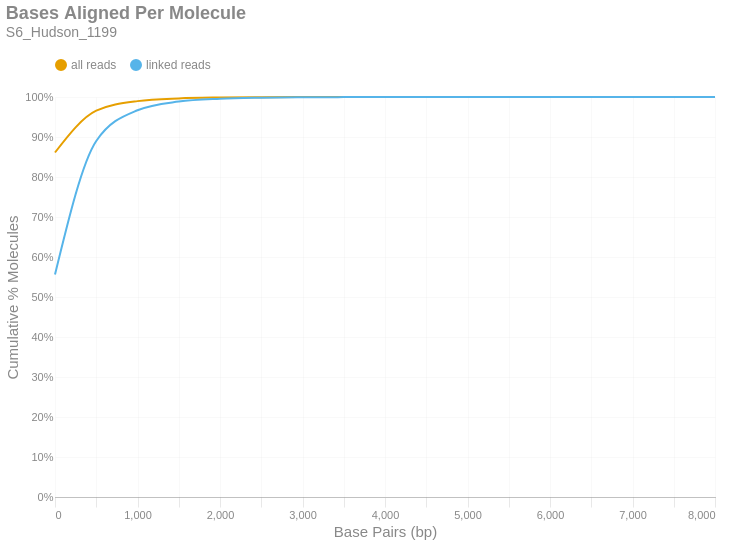

The notebook cell this image was saved under:
### Markdown cell above
### Bases Aligned Per Molecule
This is a cumulative frequency distribution showing the number of base pairs aligned per unique molecule. These data are shown in 500 bp bins. There are two distributions: one with `all reads` (yellow) and another with only `linked reads` (blue). The percent of molecules in the `linked reads` distribution is relative to the total number of linked molecules.

### Code cell
if SKIPLR:
    print_html(f"Skipped")
else:
    binned_df = consolidated_hist(valids['aligned_bp'], mask, 500, True)
    with SafeRender(binned_df):
        (
            density_plot(binned_df, 'Bases Aligned Per Molecule', samplename, 'basesper')
            .encode(
                x=alt.X('bin:Q', title="Base Pairs (bp)").axis(tickMinStep=500).scale(padding=0),
                y=alt.Y('value:Q', title='Cumulative % Molecules')
                    .axis(format='%')
                    .scale(domain = [0,1])
                    .stack(False),
                color=alt.Color("key:N").scale(domain = ["all reads", "linked reads"]),
                tooltip = [
                    alt.Tooltip("key:N", title = "Data Type"),
                    alt.Tooltip("range_label:N", title="Bases Aligned Per Molecule"),
                    alt.Tooltip("value:Q", format = ".2%", title="% Molecules (Cum.)")
                ]
            )
        ).display()

### Figure 1 — Vega-Lite specification as saved in the notebook (floating-point values rounded to 4 significant figures)
{"width": "container", "height": 400, "config": {"title": {"anchor": "start", "dy": -15, "fontSize": 18, "color": "#888888", "subtitleColor": "#888888", "subtitleFontSize": 14}, "arc": {"fill": "#0072B2"}, "axis": {"domainColor": "#888888", "domainWidth": 0.5, "gridWidth": 0.2, "grid": false, "titleFontWeight": 400, "titleFontSize": 15, "labelFontSize": 11, "labelColor": "#888888", "tickColor": "#888888", "tickWidth": 0.2, "titleColor": "#888888"}, "axisBand": {"grid": false}, "axisX": {"grid": true, "tickSize": 10, "domainCap": "round"}, "axisY": {"domain": false, "grid": true, "tickSize": 0, "domainCap": "round"}, "background": "transparent", "header": {"labelFontSize": 15, "labelColor": "#888888", "titleFontSize": 15, "titleFontWeight": 600, "titleColor": "#888888"}, "legend": {"labelFont": "sans-serif", "labelFontSize": 12, "labelColor": "#888888", "symbolSize": 100, "symbolType": "circle", "titleFontSize": 12, "titlePadding": 10, "titleColor": "#888888", "title": null, "orient": "top"}, "range": {"category": ["#E69F00", "#56B4E9", "#009E73", "#F0E442", "#0072B2", "#D55E00", "#CC79A7", "#000000"], "diverging": ["#cfe8f3", "#a2d4ec", "#73bfe2", "#46abdb", "#1696d2", "#12719e"]}, "area": {"fill": "#0072B2", "fillOpacity": 0.7, "line": true, "strokeOpacity": 0.7}, "line": {"color": "#0072B2", "stroke": "#0072B2", "strokeWidth": 2}, "trail": {"color": "#0072B2", "stroke": "#0072B2", "strokeWidth": 0, "size": 1}, "point": {"filled": true, "fillOpacity": 1.0, "size": 95}, "text": {"color": "#888888", "fontSize": 11, "align": "right", "fontWeight": 400, "size": 11}, "bar": {"fill": "#0072B2", "stroke": null}, "view": {"stroke": null, "continuousWidth": 660, "continuousHeight": 400}}, "data": {"name": "data-7cf809f66d57b5389ab7e47b69da515f"}, "mark": {"type": "line", "interpolate": "monotone", "point": {"opacity": 0, "size": 275}}, "encoding": {"color": {"field": "key", "scale": {"domain": ["all reads", "linked reads"]}, "type": "nominal"}, "tooltip": [{"field": "key", "title": "Data Type", "type": "nominal"}, {"field": "range_label", "title": "Bases Aligned Per Molecule", "type": "nominal"}, {"field": "value", "format": ".2%", "title": "% Molecules (Cum.)", "type": "quantitative"}], "x": {"axis": {"tickMinStep": 500}, "field": "bin", "scale": {"padding": 0}, "title": "Base Pairs (bp)", "type": "quantitative"}, "y": {"axis": {"format": "%"}, "field": "value", "scale": {"domain": [0, 1]}, "stack": false, "title": "Cumulative % Molecules", "type": "quantitative"}}, "params": [{"name": "param_c36ac31b6afebe62", "select": {"type": "point", "fields": ["key"]}, "bind": "legend"}], "title": {"text": "Bases Aligned Per Molecule", "subtitle": "S6_Hudson_1199"}, "transform": [{"fold": ["all reads (cumsum)", "linked reads (cumsum)"]}, {"calculate": "replace(datum.key, ' (cumsum)', '')", "as": "key"}, {"filter": {"param": "param_c36ac31b6afebe62"}}], "usermeta": {"embedOptions": {"downloadFileName": "S6_Hudson_1199.basesper"}}, "$schema": "https://vega.github.io/schema/vega-lite/v6.1.0.json", "datasets": {"data-7cf809f66d57b5389ab7e47b69da515f": [{"bin": "0.0", "interval": "0.0-500.0", "all reads": 0.8612, "linked reads": 0.556, "all reads (cumsum)": 0.8612, "linked reads (cumsum)": 0.556, "range_label": "0-499"}, {"bin": "500.0", "interval": "500.0-1000.0", "all reads": 0.1045, "linked reads": 0.3339, "all reads (cumsum)": 0.9657, "linked reads (cumsum)": 0.8899, "range_label": "500-999"}, {"bin": "1000.0", "interval": "1000.0-1500.0", "all reads": 0.02399, "linked reads": 0.07699, "all reads (cumsum)": 0.9897, "linked reads (cumsum)": 0.9669, "range_label": "1000-1499"}, {"bin": "1500.0", "interval": "1500.0-2000.0", "all reads": 0.006776, "linked reads": 0.02177, "all reads (cumsum)": 0.9965, "linked reads (cumsum)": 0.9887, "range_label": "1500-1999"}, {"bin": "2000.0", "interval": "2000.0-2500.0", "all reads": 0.002224, "linked reads": 0.007145, "all reads (cumsum)": 0.9987, "linked reads (cumsum)": 0.9958, "range_label": "2000-2499"}, {"bin": "2500.0", "interval": "2500.0-3000.0", "all reads": 0.0007836, "linked reads": 0.002518, "all reads (cumsum)": 0.9995, "linked reads (cumsum)": 0.9983, "range_label": "2500-2999"}, {"bin": "3000.0", "interval": "3000.0-3500.0", "all reads": 0.000304, "linked reads": 0.0009767, "all reads (cumsum)": 0.9998, "linked reads (cumsum)": 0.9993, "range_label": "3000-3499"}, {"bin": "3500.0", "interval": "3500.0-4000.0", "all reads": 0.0001184, "linked reads": 0.0003805, "all reads (cumsum)": 0.9999, "linked reads (cumsum)": 0.9997, "range_label": "3500-3999"}, {"bin": "4000.0", "interval": "4000.0-4500.0", "all reads": 5.146e-05, "linked reads": 0.0001653, "all reads (cumsum)": 1.0, "linked reads (cumsum)": 0.9999, "range_label": "4000-4499"}, {"bin": "4500.0", "interval": "4500.0-5000.0", "all reads": 2.516e-05, "linked reads": 8.084e-05, "all reads (cumsum)": 1.0, "linked reads (cumsum)": 0.9999, "range_label": "4500-4999"}, {"bin": "5000.0", "interval": "5000.0-5500.0", "all reads": 8.892e-06, "linked reads": 2.857e-05, "all reads (cumsum)": 1.0, "linked reads (cumsum)": 1.0, "range_label": "5000-5499"}, {"bin": "5500.0", "interval": "5500.0-6000.0", "all reads": 3.594e-06, "linked reads": 1.155e-05, "all reads (cumsum)": 1.0, "linked reads (cumsum)": 1.0, "range_label": "5500-5999"}, {"bin": "6000.0", "interval": "6000.0-6500.0", "all reads": 3.405e-06, "linked reads": 1.094e-05, "all reads (cumsum)": 1.0, "linked reads (cumsum)": 1.0, "range_label": "6000-6499"}, {"bin": "6500.0", "interval": "6500.0-7000.0", "all reads": 1.324e-06, "linked reads": 4.255e-06, "all reads (cumsum)": 1.0, "linked reads (cumsum)": 1.0, "range_label": "6500-6999"}, {"bin": "7000.0", "interval": "7000.0-7500.0", "all reads": 3.784e-07, "linked reads": 1.216e-06, "all reads (cumsum)": 1.0, "linked reads (cumsum)": 1.0, "range_label": "7000-7499"}, {"bin": "7500.0", "interval": "7500.0-8000.0", "all reads": 1.892e-07, "linked reads": 6.078e-07, "all reads (cumsum)": 1.0, "linked reads (cumsum)": 1.0, "range_label": "7500-7999"}, {"bin": "8000.0", "interval": "8000.0-8500.0", "all reads": 1.892e-07, "linked reads": 6.078e-07, "all reads (cumsum)": 1.0, "linked reads (cumsum)": 1.0, "range_label": "8000-8499"}]}}
